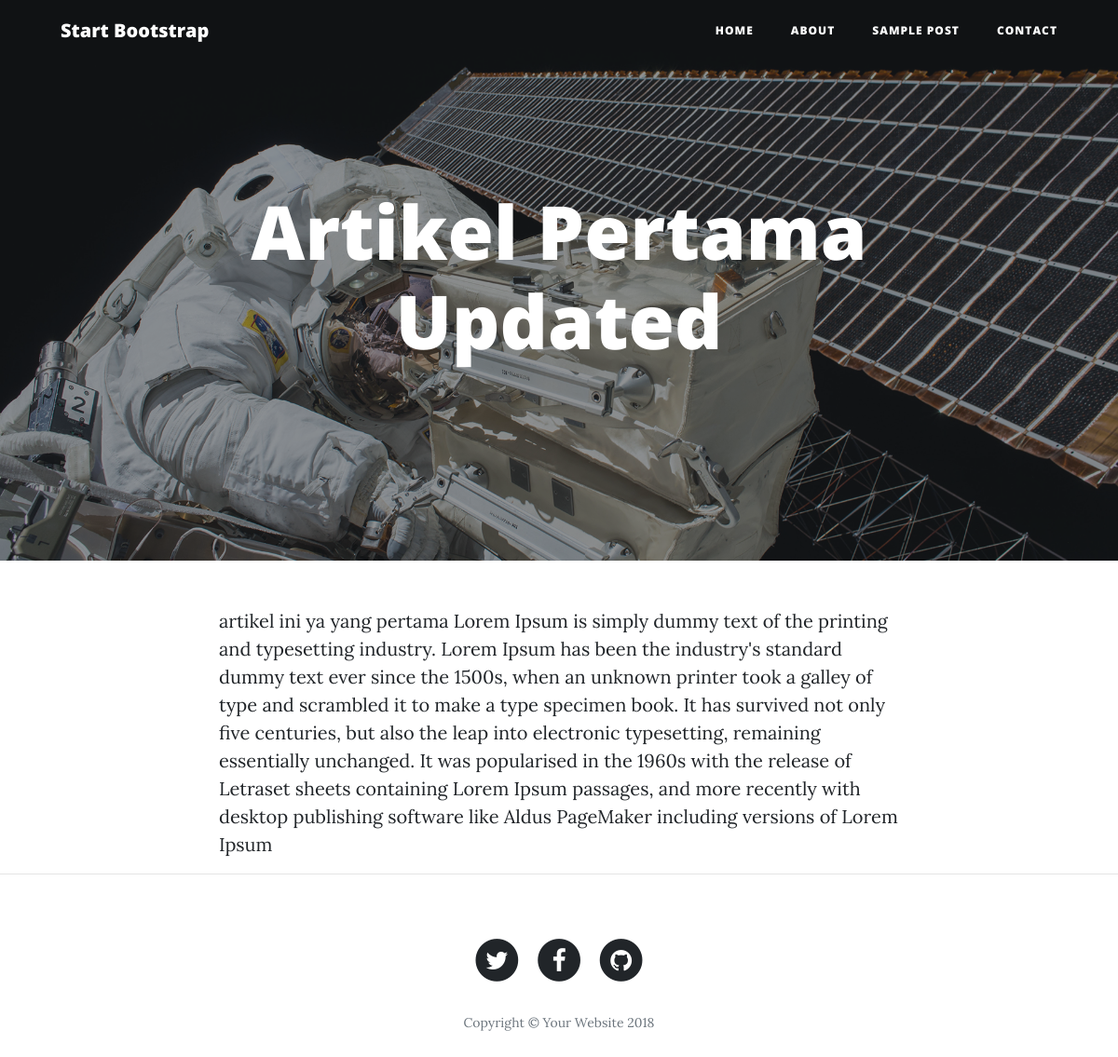
The page /post.php?id=1 on the database its author committed.
### tables this page shows
CREATE TABLE `posts` (
  `id` int(100) NOT NULL,
  `judul` varchar(100) NOT NULL,
  `konten` text NOT NULL
);

### post.php (the view, shortened to what this page needs)
<?php
include_once('config.php');
$id = $_GET['id'];
$data = mysqli_query($conn,'SELECT * FROM posts WHERE id = '. $id);
$post = mysqli_fetch_assoc($data);
$judul = $post['judul'];
$url_banner = "assets/img/post-bg.jpg"; ?>
<?php include('header.php'); ?>
    <article>
      <div class="container">
        <div class="row">
          <div class="col-lg-8 col-md-10 mx-auto">
            <?php echo $post['konten']; ?>
          </div>
        </div>
      </div>
    </article>
    <hr>
<?php include('footer.php'); ?>

### header.php (shortened to what this page needs)
<!DOCTYPE html>
<html lang="en">
  <head>
    <link href="assets/vendor/bootstrap/css/bootstrap.min.css" rel="stylesheet">
    <link href="assets/vendor/font-awesome/css/font-awesome.min.css" rel="stylesheet" type="text/css">
    <link href="assets/css/clean-blog.min.css" rel="stylesheet">
  </head>
  <body>
    <nav class="navbar navbar-expand-lg navbar-light fixed-top" id="mainNav">
      <div class="container">
        <a class="navbar-brand" href="index.php">Start Bootstrap</a>
        <div class="collapse navbar-collapse" id="navbarResponsive">
          <ul class="navbar-nav ml-auto">
            <li class="nav-item">
              <a class="nav-link" href="index.php">Home</a>
            </li>
            <li class="nav-item">
              <a class="nav-link" href="about.php">About</a>
            </li>
            <li class="nav-item">
              <a class="nav-link" href="post.php">Sample Post</a>
            </li>
            <li class="nav-item">
              <a class="nav-link" href="contact.php">Contact</a>
            </li>
          </ul>
        </div>
      </div>
    </nav>
    <header class="masthead" style="background-image: url('<?php echo $url_banner; ?>')">
      <div class="overlay"></div>
      <div class="container">
        <div class="row">
          <div class="col-lg-8 col-md-10 mx-auto">
            <div class="site-heading">
              <h1><?php echo $judul; ?></h1>
            </div>
          </div>
        </div>
      </div>
    </header>

### rows shown on the page
posts: judul "Artikel Pertama Updated", konten "artikel ini ya yang pertama Lorem Ipsum is simply dummy text of the printing and typesetting industry. Lorem Ipsum has been the industry's standard dummy text ever since the 1500s, when an unknown printer took a galley of type and scrambled it to make a type specimen book. It has survived not only five centuries, but also the leap into electronic typesetting, remaining essentially unchanged. It was popularised in the 1960s with the release of Letraset sheets containing Lorem Ipsum passages, and more recently with desktop publishing software like Aldus PageMaker including versions of Lorem Ipsum"
